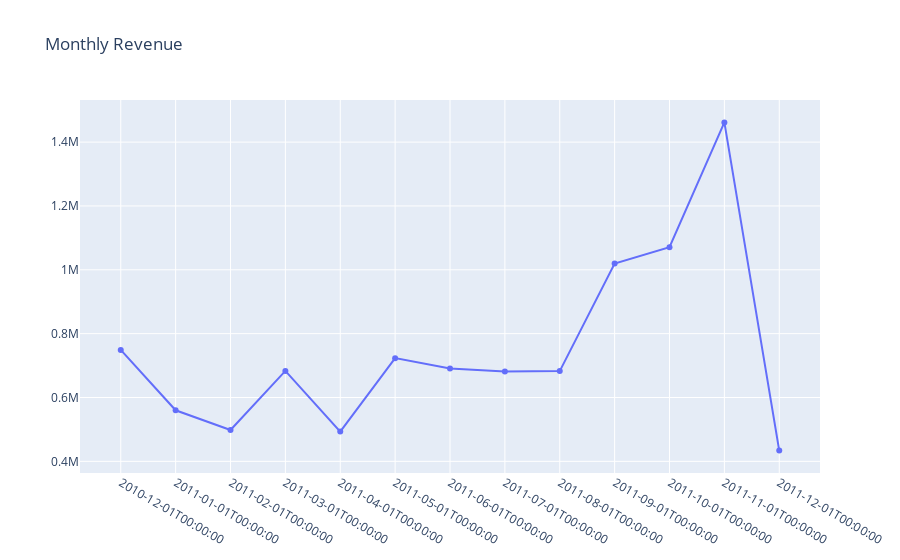

Notebook code cell kept with this figure:
### Code cell
import plotly.offline as pyoff
import plotly.graph_objs as go

go_plot = [
    go.Scatter(x = monthly_revenues['year_month'], y =monthly_revenues['revenue'])
]

go_layout = go.Layout(
    xaxis = {'type':'category'},
    title = 'Monthly Revenue'
)

fig = go.Figure(data = go_plot, layout = go_layout)

pyoff.iplot(fig)

### Figure 1 — Plotly figure (JSON) as saved in the notebook; plotly's stock layout.template omitted (floating-point values rounded to 4 significant figures)
{"data": [{"type": "scatter", "x": ["2010-12-01T00:00:00", "2011-01-01T00:00:00", "2011-02-01T00:00:00", "2011-03-01T00:00:00", "2011-04-01T00:00:00", "2011-05-01T00:00:00", "2011-06-01T00:00:00", "2011-07-01T00:00:00", "2011-08-01T00:00:00", "2011-09-01T00:00:00", "2011-10-01T00:00:00", "2011-11-01T00:00:00", "2011-12-01T00:00:00"], "y": [749000.0, 560000.0, 498100.0, 683300.0, 493200.0, 723300.0, 691100.0, 681300.0, 682700.0, 1020000.0, 1071000.0, 1462000.0, 433700.0]}], "layout": {"title": {"text": "Monthly Revenue"}, "xaxis": {"type": "category"}}}
